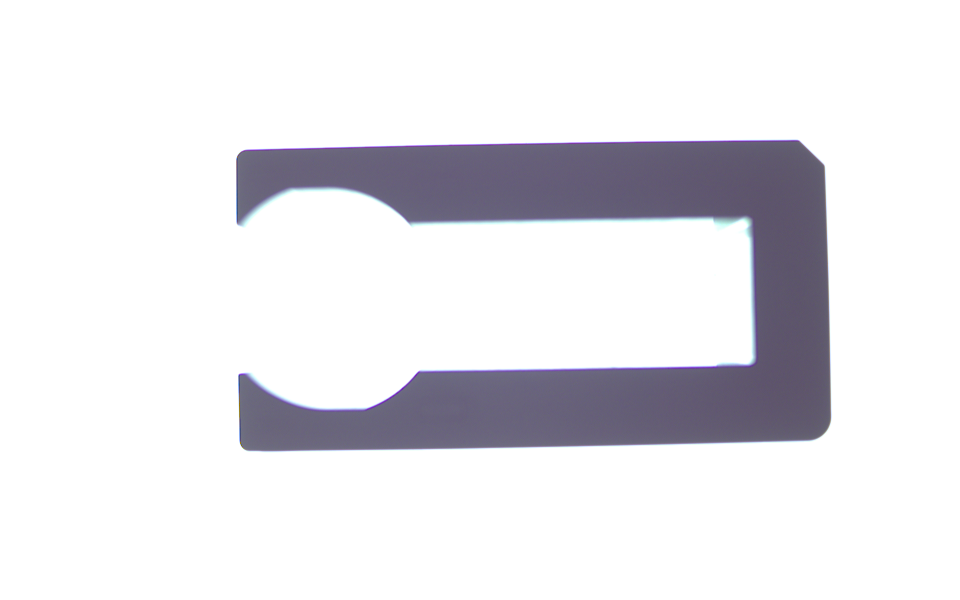
#> input picture Motor_Sparings_Capstone_Project/Assets/Motor_Stampings2.png, 1920 x 1200 px, found by its file name (shown at 1/2 size)
$ python Motor_Stampings2.py
#> lines starting #> are read from the running program, lines starting #| are printed output that depends on the picture; after the words box and inside, x2 and y2 are one past the last pixel; in counts of white or black regions, pixels touching at a corner belong together
import cv2
import numpy as np

def draw_length(img, ptA, ptB, label=None):
    x1, y1 = ptA
    x2, y2 = ptB

    dist = int(np.hypot(x2 - x1, y2 - y1))

    if label is None:
        label = f"{dist}px"

    cv2.line(img, (x1, y1), (x2, y2), (0, 255, 0), 2)

    mid = ((x1 + x2)//2, (y1 + y2)//2)

    cv2.putText(
        img, label, mid,
        cv2.FONT_HERSHEY_SIMPLEX, 0.6,
        (0, 0, 255), 2, cv2.LINE_AA
    )

    return dist


image_path = '/home/hp/Documents/Daily_Task/Day_2/Motor_Sparings_Capstone_Project/Assets/Motor_Stampings2.png'
img = cv2.imread(image_path)
#> img is the input picture: shape (1200, 1920, 3); mean B, G, R 233.2, 229, 229.9
copy_img = img.copy()

gray = cv2.cvtColor(img, cv2.COLOR_BGR2GRAY)
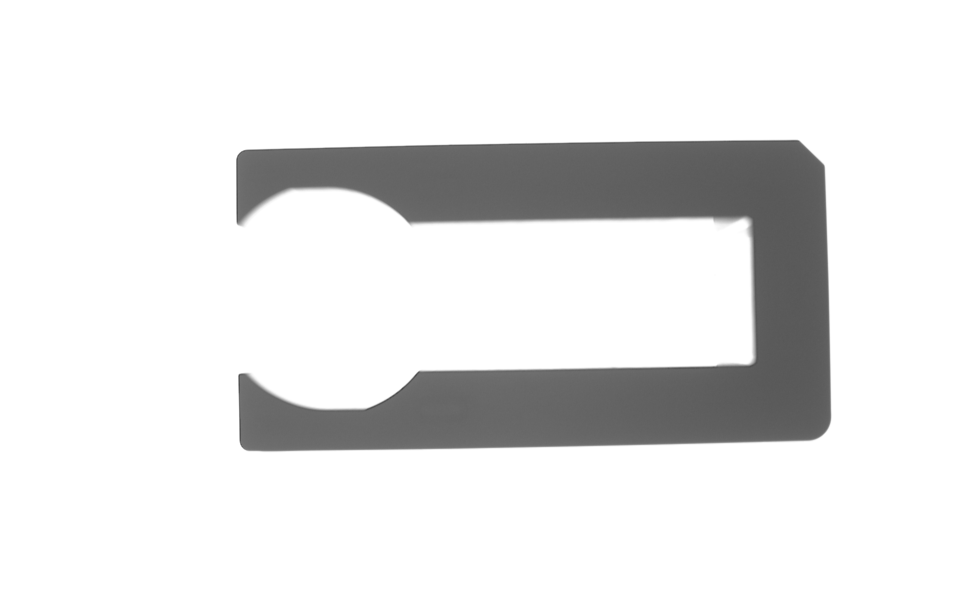
#> gray: shape (1200, 1920) (shown at 1/2 size); min 43, max 255, mean 229.8

_, thresh = cv2.threshold(gray, 0, 255, cv2.THRESH_BINARY_INV + cv2.THRESH_OTSU)
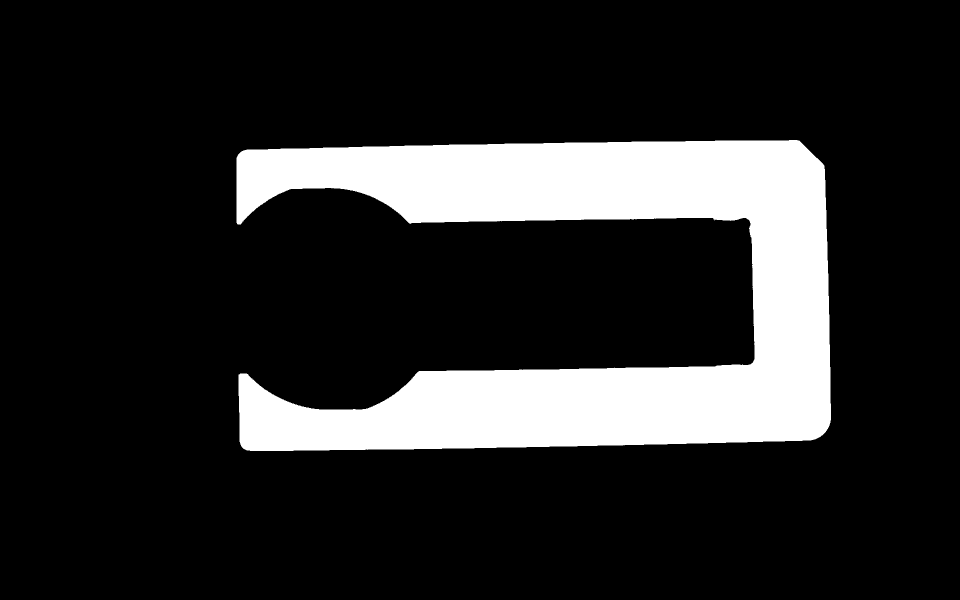
#> thresh: shape (1200, 1920) (shown at 1/2 size); 16.1% white; 1 white region

contours, _ = cv2.findContours(thresh, cv2.RETR_EXTERNAL, cv2.CHAIN_APPROX_SIMPLE)
#> contours = 1 contour; box (x1, y1, x2, y2) and area: (473, 280, 1662, 902) 368552

points = {}

for cnt in contours:
    epsilon = 0.005 * cv2.arcLength(cnt, True)
    approx = cv2.approxPolyDP(cnt, epsilon, True)

    for i, point in enumerate(approx):
        x, y = point.ravel()

        points[f"p{i+1}"] = (x, y)
#> this loop made 1 pass
#> epsilon on pass 1: 28.68
#> after the loop, points = 14 items

        # cv2.circle(copy_img, (x, y), 7, (0, 0, 255), -1)
        # cv2.putText(copy_img, f"p{i+1}", (x+5, y-5), cv2.FONT_HERSHEY_SIMPLEX, 0.5, (255, 0, 0), 1)


p1  = points["p1"]
#> p1 = (1648, 331)
p3  = points["p3"]
#> p3 = (486, 301)
p7  = points["p7"]
#> p7 = (1491, 435)
p13 = points["p13"]
#> p13 = (1630, 878)
p12 = points["p12"]
#> p12 = (481, 889)
p14 = points["p14"]
#> p14 = (1661, 840)
p12 = points["p12"]
p4 = points["p4"]
#> p4 = (475, 448)
p8 = points["p8"]
#> p8 = (1509, 718)
p6 = points["p6"]
#> p6 = (820, 447)
p9 = points["p9"]
#> p9 = (838, 742)
p2 = points["p2"]
#> p2 = (1594, 280)
p11 = points["p11"]
#> p11 = (480, 747)

draw_length(copy_img, p3, p2)
#> in draw_length, `x1, y1 = ptA`: x1 = 486; y1 = 301
#> in draw_length, `x2, y2 = ptB`: x2 = 1594; y2 = 280
#> in draw_length, `dist = int(np.hypot(x2 - x1, y2 - y1))`: dist = 1108
#> in draw_length, `label = f"{dist}px"`: label = '1108px'
#> in draw_length, `mid = ((x1 + x2)//2, (y1 + y2)//2)`: mid = (1040, 290)
draw_length(copy_img, p1, p14)
#> in draw_length (call 2), `cv2.putText( img, label, mid, cv2.FONT_HERSHEY_SIMPLEX, 0.6, (0, 0, 25..`: img: shape (1200, 1920, 3); mean B, G, R 232.8, 229.2, 229.7
draw_length(copy_img, p13, p12)
#> call 3 of draw_length, with ptA = (1630, 878), ptB = (481, 889)
#> in draw_length (call 3), `x1, y1 = ptA`: x1 = 1630; y1 = 878
#> in draw_length (call 3), `x2, y2 = ptB`: x2 = 481; y2 = 889
#> in draw_length (call 3), `dist = int(np.hypot(x2 - x1, y2 - y1))`: dist = 1149
#> in draw_length (call 3), `label = f"{dist}px"`: label = '1149px'
#> in draw_length (call 3), `cv2.line(img, (x1, y1), (x2, y2), (0, 255, 0), 2)`:
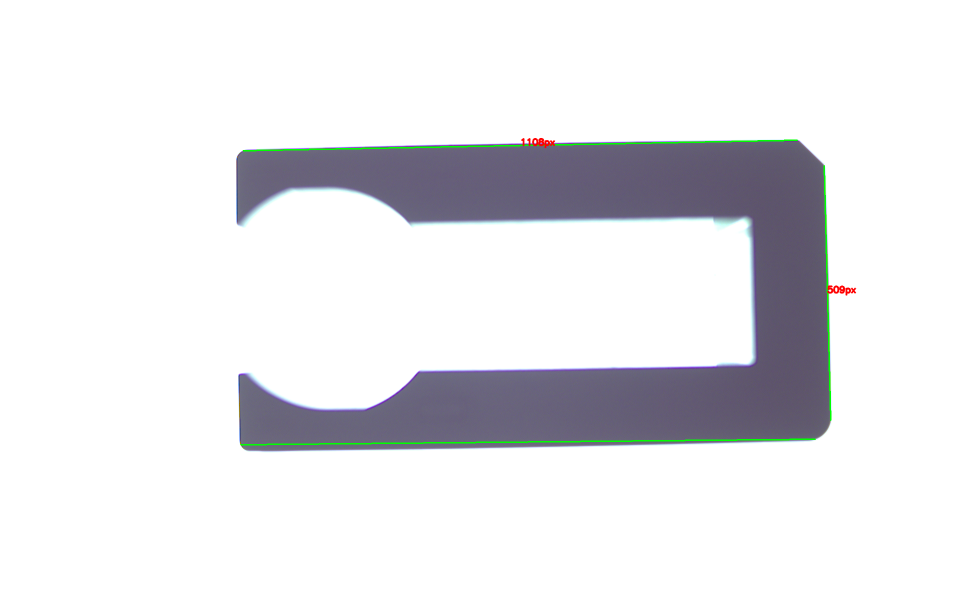
#> img: shape (1200, 1920, 3) (shown at 1/2 size); mean B, G, R 232.6, 229.4, 229.6
#> in draw_length (call 3), `mid = ((x1 + x2)//2, (y1 + y2)//2)`: mid = (1055, 883)
#> in draw_length (call 3), `cv2.putText( img, label, mid, cv2.FONT_HERSHEY_SIMPLEX, 0.6, (0, 0, 25..`: img: shape (1200, 1920, 3); 0.03% of pixels changed, all inside (x1, y1, x2, y2) = (1056, 868, 1126, 890)
draw_length(copy_img, p11, p12)
#> in draw_length (call 4), `cv2.line(img, (x1, y1), (x2, y2), (0, 255, 0), 2)`: img: shape (1200, 1920, 3); mean B, G, R 232.6, 229.4, 229.6
#> in draw_length (call 4), `cv2.putText( img, label, mid, cv2.FONT_HERSHEY_SIMPLEX, 0.6, (0, 0, 25..`: img: shape (1200, 1920, 3); mean B, G, R 232.6, 229.4, 229.6
draw_length(copy_img, p3, p4)
#> in draw_length (call 5), `cv2.putText( img, label, mid, cv2.FONT_HERSHEY_SIMPLEX, 0.6, (0, 0, 25..`: img: shape (1200, 1920, 3); mean B, G, R 232.5, 229.4, 229.6
draw_length(copy_img, p9, p8)
#> in draw_length (call 6), `cv2.putText( img, label, mid, cv2.FONT_HERSHEY_SIMPLEX, 0.6, (0, 0, 25..`: img: shape (1200, 1920, 3); mean B, G, R 232.2, 229.4, 229.4
draw_length(copy_img, p7, p6)
#> in draw_length (call 7), `x1, y1 = ptA`: x1 = 1491; y1 = 435
#> in draw_length (call 7), `x2, y2 = ptB`: x2 = 820; y2 = 447
#> in draw_length (call 7), `cv2.line(img, (x1, y1), (x2, y2), (0, 255, 0), 2)`:
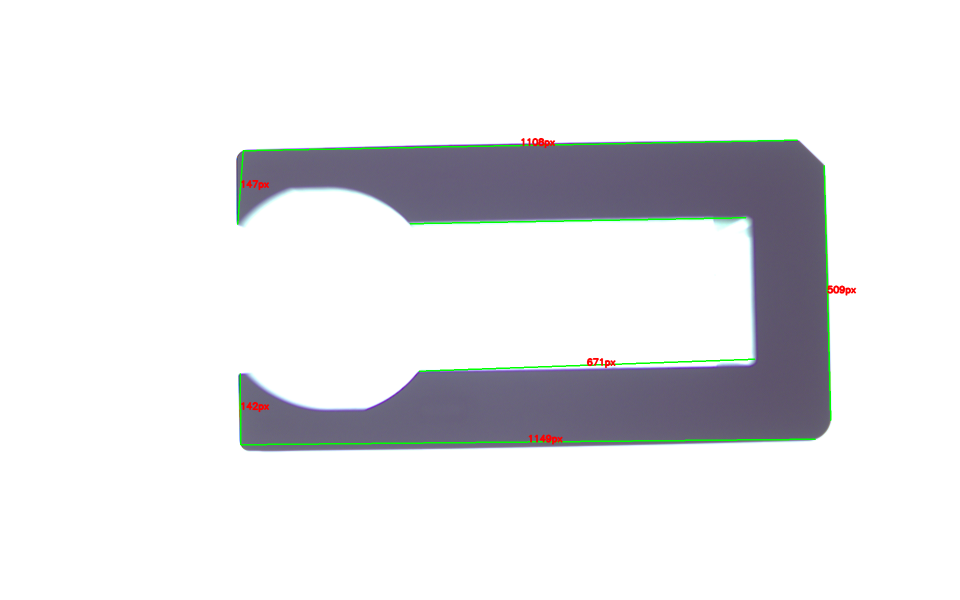
#> img: shape (1200, 1920, 3) (shown at 1/2 size); mean B, G, R 232.1, 229.4, 229.3
#> in draw_length (call 7), `mid = ((x1 + x2)//2, (y1 + y2)//2)`: mid = (1155, 441)
#> in draw_length (call 7), `cv2.putText( img, label, mid, cv2.FONT_HERSHEY_SIMPLEX, 0.6, (0, 0, 25..`: img: shape (1200, 1920, 3); 0.03% of pixels changed, all inside (x1, y1, x2, y2) = (1155, 426, 1214, 448)

cv2.imshow("Result", copy_img)
cv2.waitKey(0)
cv2.destroyAllWindows()
